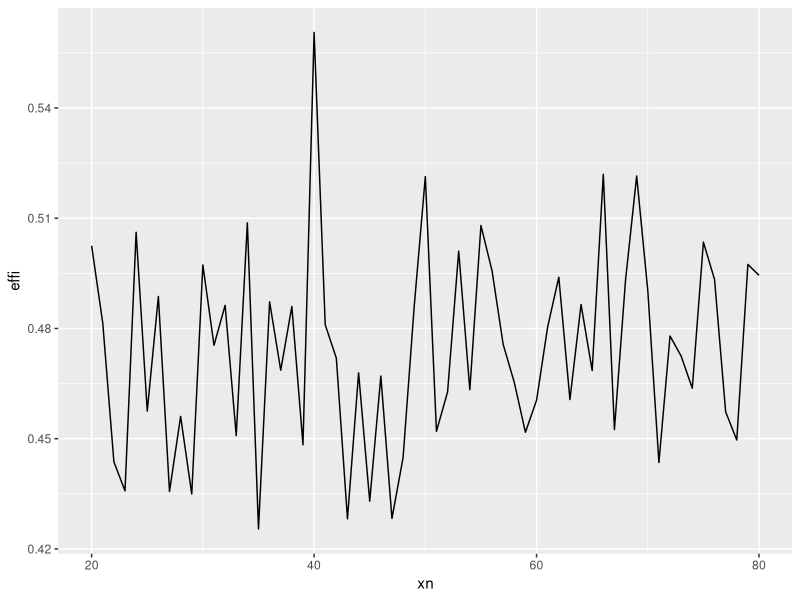
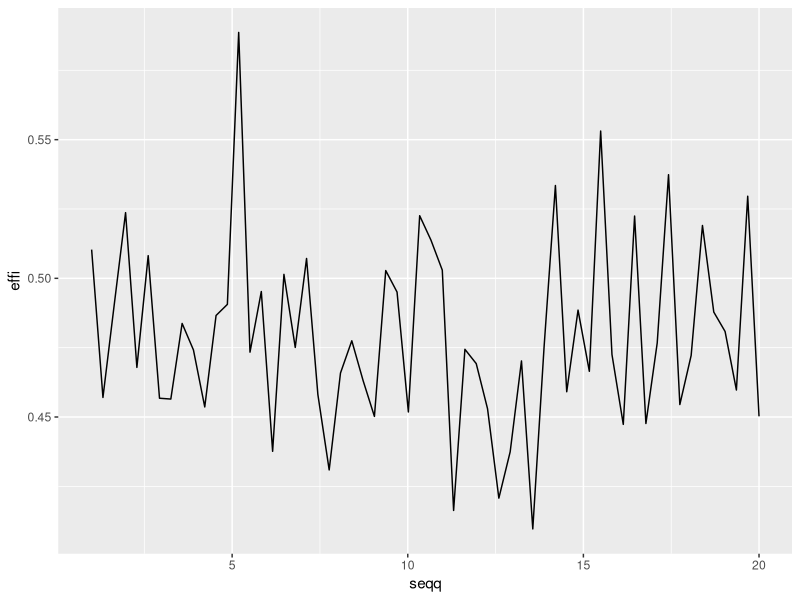

The R source for these figures, in order:
## ---- chunk 1
x<-function(y){2*exp(-y)/(y+1)}
integrate(x,0,Inf)$value
## ---- chunk 2
param=function(x1,x2,p,simu){
  xn<-x1:x2
  effi<-0
  for (i in 1:length(xn)) {
    matriz<-matrix(rexp(simu*xn[i],p),ncol=xn[i])
    t1<-xn[i]/apply(matriz,1,sum)
    t2<-log(2)/apply(matriz,1,median)
    effi[i]<-var(t1)/var(t2)
  }
  library(ggplot2)
  ggplot(data.frame(xn,effi), aes(xn,effi))+geom_line()
}
## ---- chunk 3
param(20,80,1,1000)
## ---- chunk 4
varia=function(xn,p1,p2,nump,sim){
  seqq<-seq(p1,p2,length=nump)
  effi<-0
  for (i in 1:nump) {
    matriz<-matrix(rexp(xn*sim,seqq[i]),nrow=sim)
    t1<-xn/apply(matriz,1,sum)
    t2<-log(2)/apply(matriz,1,median)
    effi[i]<-var(t1)/var(t2)
  }
  library(ggplot2)
  ggplot(data.frame(seqq,effi), aes(seqq,effi))+geom_line()
}
## ---- chunk 5
varia(30,1,20,60,1000)
